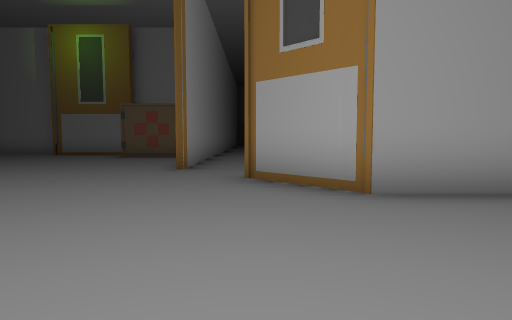
View 1 (above)

19 first-person views from a walk through a 3-D level made in the Unity game engine. The camera is 1.2 m above the floor, tilts 4° down and sees 75° across. The floor is counted in squares, 2 m on a side. Each view is taken from the middle of a square. On the plan, view 1 faces up. The plan holds only what a view shows up to about 10 squares ahead; the rest is blank. The place goes on beyond the plan. The player character is not drawn. Some animated figures are left out. Some surface patterns are stand-ins.

View 2
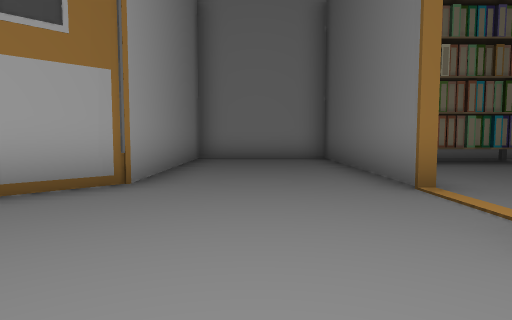

View 3
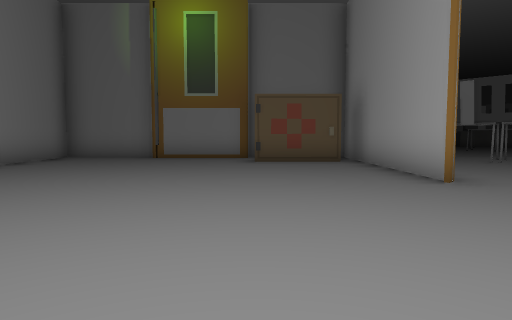

View 4
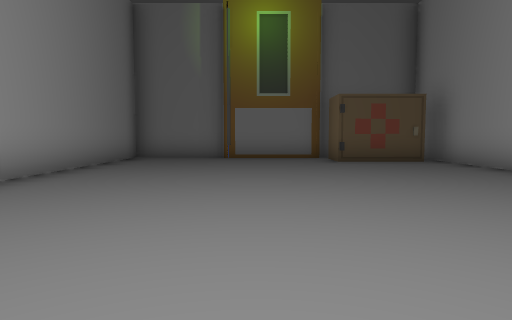

View 5
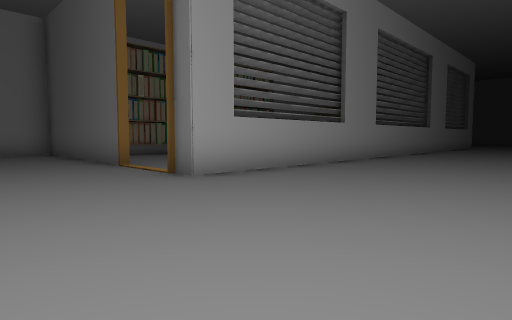

View 6
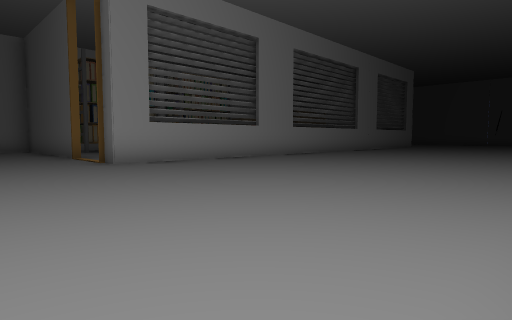

View 7
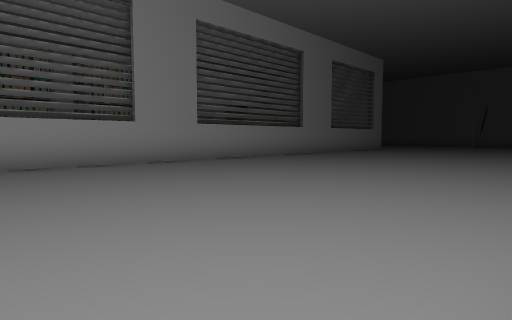

View 8
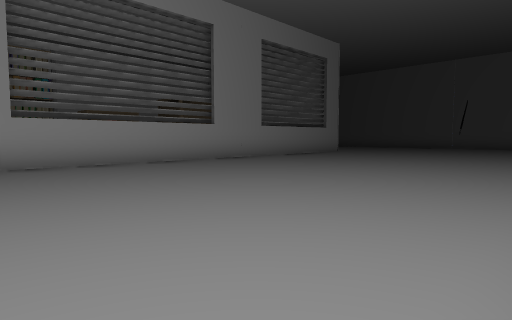

View 9
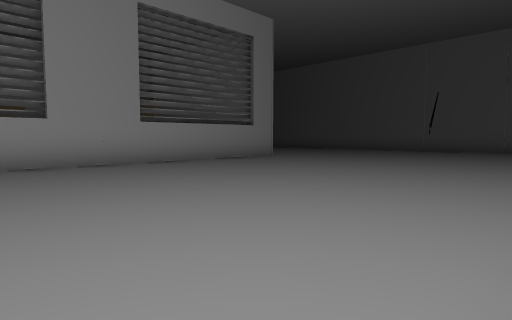

View 10
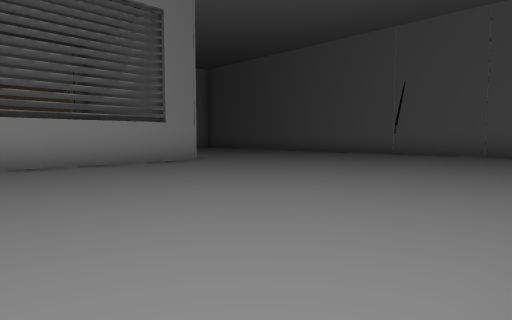

View 11
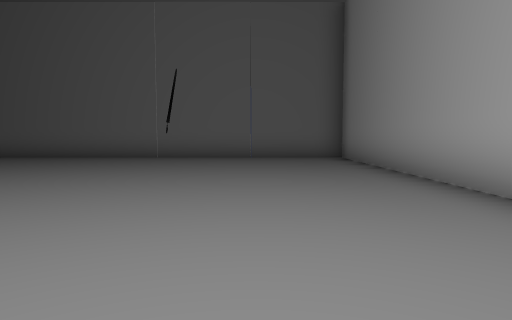

View 12
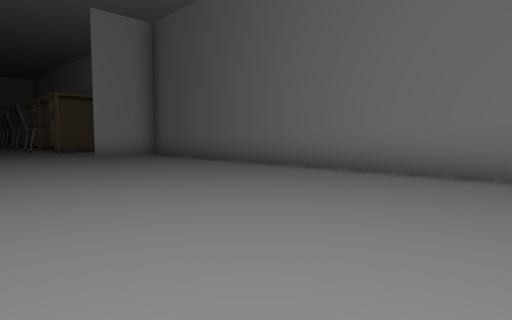

View 13
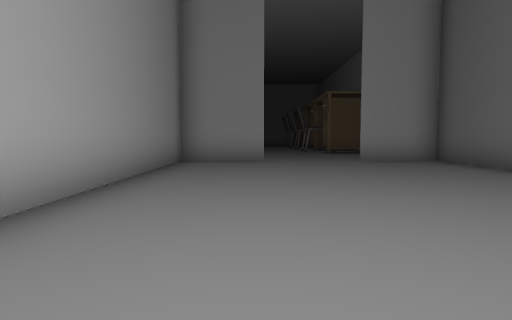

View 14
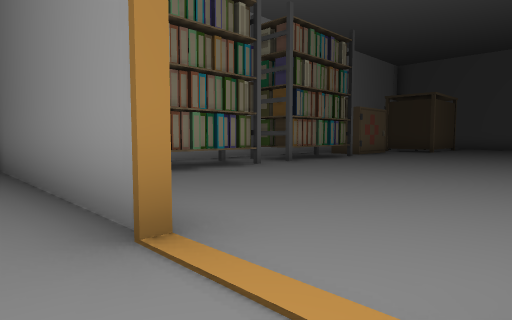

View 15
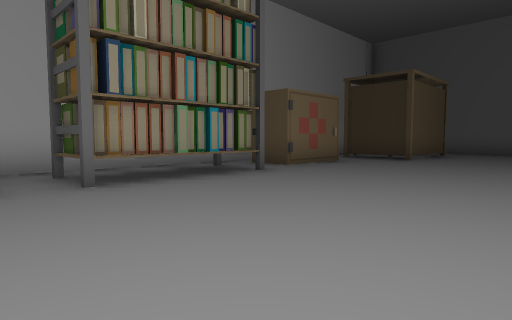

View 16
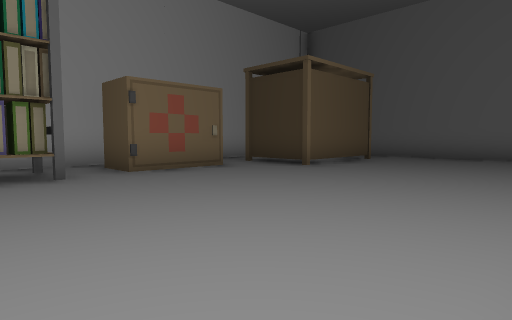

View 17
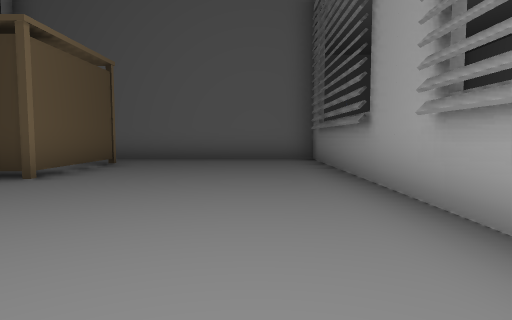

View 18
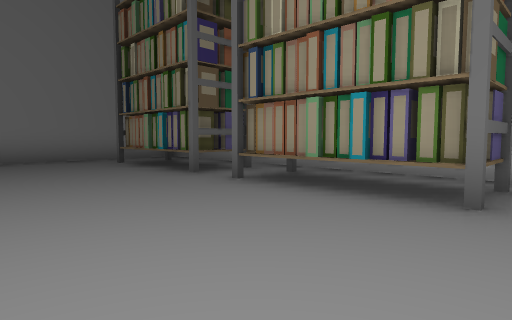

View 19
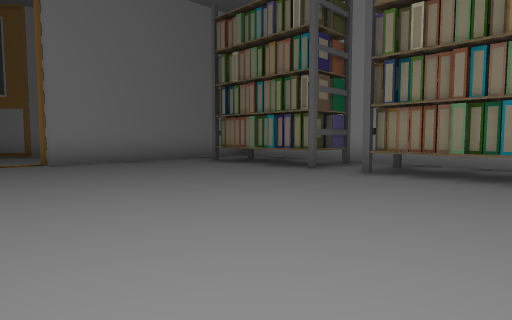

### Floor plan
Points are (right, up) in squares from view 1. A wall is a line through its corners. A room is listed if a view was taken in it or the views show most of it. See-through windows are left out.
Room 1 (views 1, 15, 16, 17, 18, 19)
walls: (-1.6, -9.9) (-1.6, -17.1) (3.9, -17.1); (6.4, -10.2) (6.4, -0.1); (6.4, -13.9) (6.4, -13); (-1.7, 0.1) (-1, 0.1); (6.1, 0) (0.8, 0)
ways out: opening at (-0.5, 0) to room 2
objects: table (3, -16) to (5, -13); books (4, -8); books (4, -7); books (4, -6); books (4, -4); books (4, -3); books (4, -2); locker (5, -11); books (5, -8); other object (5, -6); books (5, -4)
Room 2 (views 2, 3, 4, 5, 6, 7, 8, 9, 10, 11, 12, 13, 14)
walls: (0.6, 0.1) (6.4, 0.1); (-1.7, -17.1) (-1.7, 0.1); (-9.5, -17.1) (-9.5, -23.6) (6.4, -23.6) (6.4, -21.6); (6.4, -0.1) (6.4, 3.6) (1.3, 3.6) (-0.2, 5.1); (-1.4, 6.5) (-1.4, 11.6); (6.4, -19.2) (6.4, -17.1) (0.4, -17.1); (-4.1, 11.3) (-7, 11.3); (-6.9, 11.6) (-9.5, 11.6) (-9.5, 6.5)
ways out: opening at (-0.5, 0) to room 1; opening at (-1, 6); opening at (6, -20.5)
objects: locker (-4, 10); locker (-2, 10)

Where each view was taken, in squares from view 1:
view 1: 0 up, 0 right, facing up
view 2: 2 up, 3 left, facing right
view 3: 2 up, 4 left, facing up
view 4: 2 up, 6 left, facing up
view 5: 3 up, 6 left, facing down-right
view 6: 3 up, 9 left, facing down-right
view 7: 1 down, 9 left, facing down-right
view 8: 5 down, 9 left, facing down-right
view 9: 9 down, 9 left, facing down-right
view 10: 12 down, 9 left, facing down-right
view 11: 14 down, 7 left, facing down
view 12: 18 down, 4 left, facing down-right
view 13: 19 down, 2 left, facing right
view 14: 1 up, 1 left, facing down-right
view 15: 4 down, 0 right, facing down-right
view 16: 7 down, 1 left, facing down-right
view 17: 8 down, 0 right, facing down
view 18: 9 down, 1 right, facing up-right
view 19: 8 down, 1 left, facing up-right
